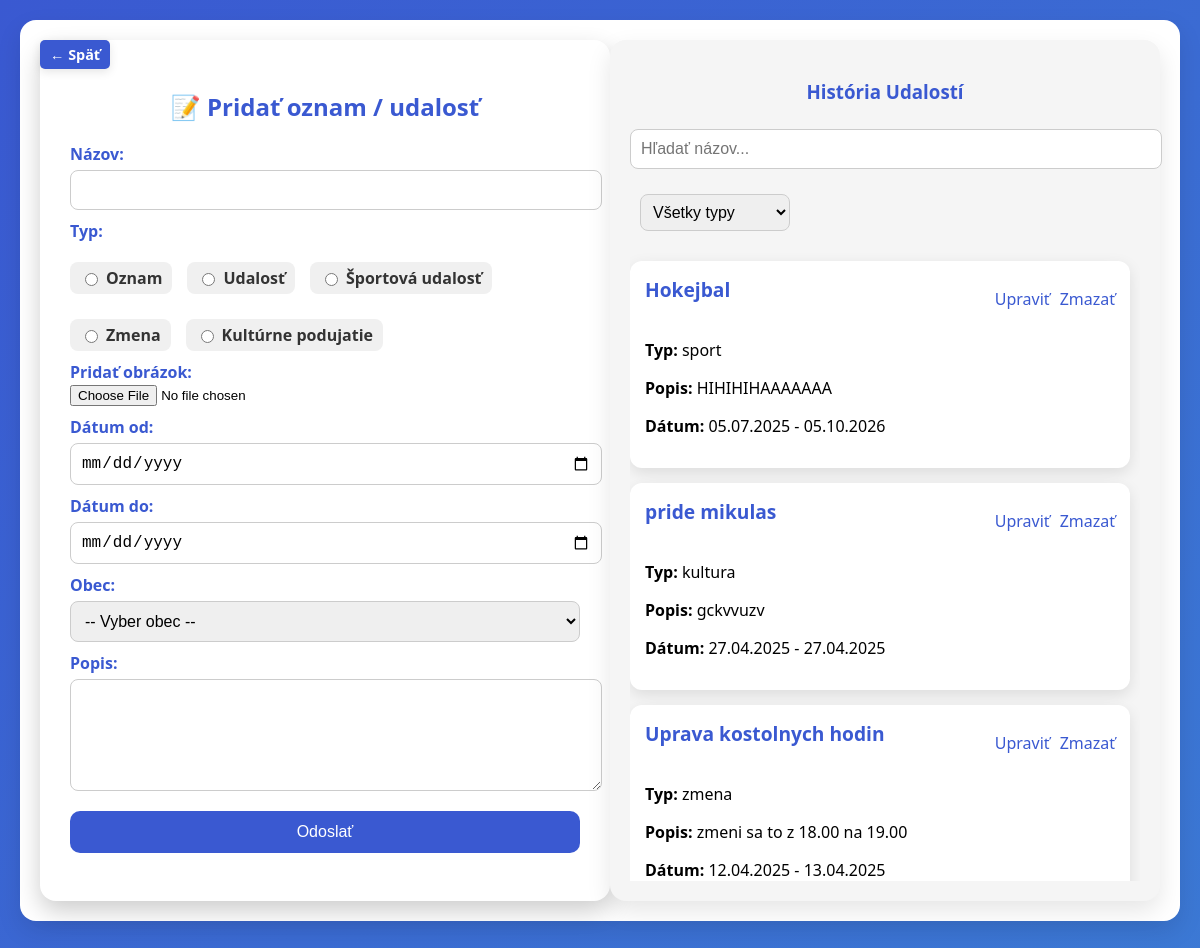
The app's page /cabinet/news.php, older data.
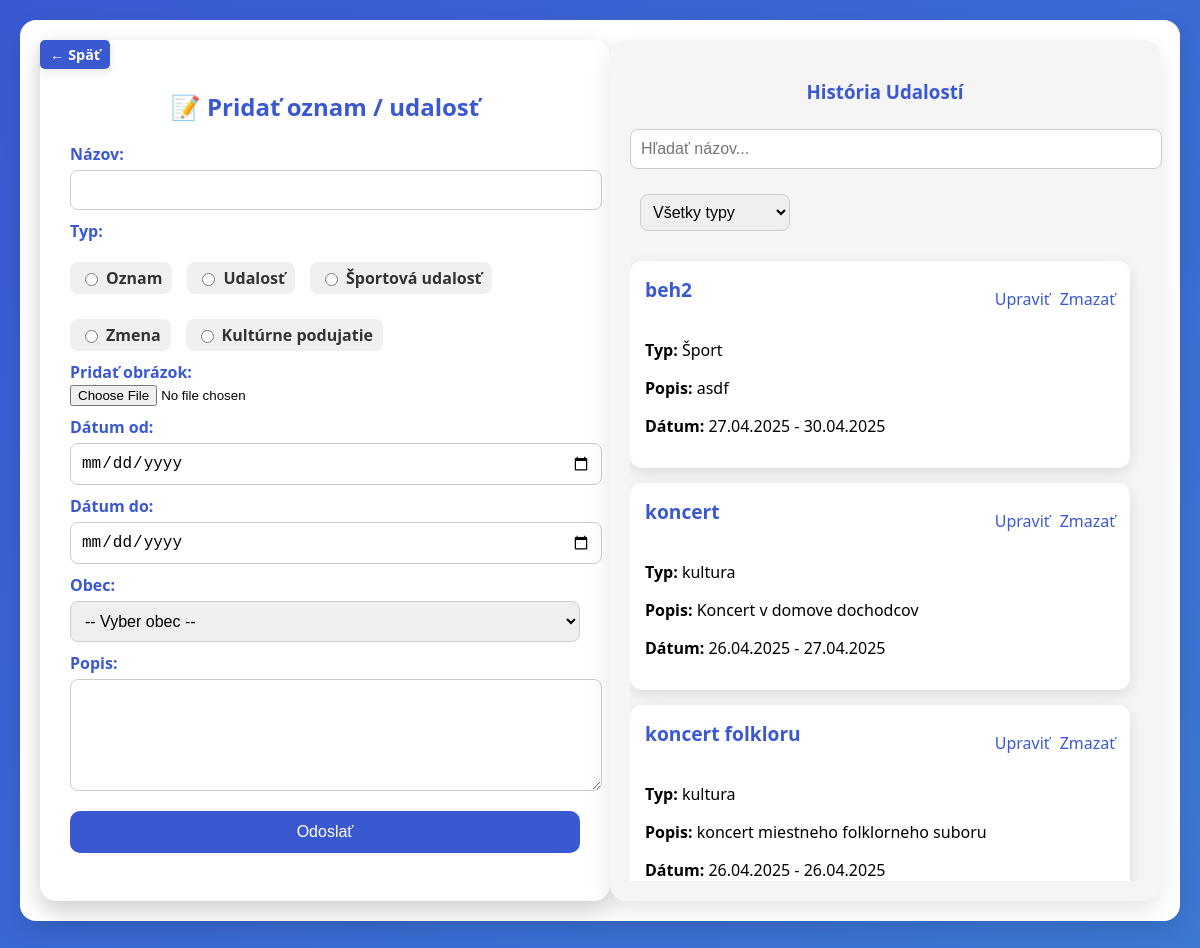
The same page, newer data.
### tables this page shows
CREATE TABLE `news` (
  `id` int(11) NOT NULL,
  `typ` varchar(100) NOT NULL,
  `nazov` varchar(200) NOT NULL,
  `text` text DEFAULT NULL,
  `obrazok` longblob DEFAULT NULL,
  `datum_od` date DEFAULT NULL,
  `datum_do` date DEFAULT NULL,
  `id_obec` int(11) DEFAULT NULL
);

### cabinet/news.php (the view, shortened to what this page needs)
<?php
include 'db.php';
$events = [];
$search = isset($_GET['search']) ? $_GET['search'] : '';
$event_type = isset($_GET['event_type']) ? $_GET['event_type'] : '';
$events_query = "SELECT id, typ, nazov, text, datum_od, datum_do, id_obec, obrazok FROM news WHERE nazov LIKE ? ";
$events_query .= "ORDER BY datum_od DESC LIMIT 10";
$stmt = $conn->prepare($events_query);
$search_param = "%$search%";
if ($event_type != '') {
    $stmt->bind_param("ss", $search_param, $event_type);
} else {
    $stmt->bind_param("s", $search_param);
}
$stmt->execute();
$result = $stmt->get_result();
if ($result->num_rows > 0) {
    while ($row = $result->fetch_assoc()) {
        $events[] = $row;
    }
}
?>
<!DOCTYPE html>
<html lang="sk">
<head>
</head>
<body>
    <div class="container">
        <a href="cabinet_menu.php" class="back-button">← Späť</a>
        <form method="post" enctype="multipart/form-data">
            <h2>📝 <?= isset($edit_event) ? 'Upraviť' : 'Pridať' ?> oznam / udalosť</h2>
            <label for="nazov">Názov:</label>
            <input type="text" id="nazov" name="nazov" value="<?= isset($edit_event) ? htmlspecialchars($edit_event['nazov']) : '' ?>" required>
            <label>Typ:</label>
            <div class="radio-group">
                <label><input type="radio" name="typ" value="oznam" <?= isset($edit_event) && $edit_event['typ'] === 'oznam' ? 'checked' : '' ?>> Oznam</label>
                <label><input type="radio" name="typ" value="udalost" <?= isset($edit_event) && $edit_event['typ'] === 'udalost' ? 'checked' : '' ?>> Udalosť</label>
                <label><input type="radio" name="typ" value="sport" <?= isset($edit_event) && $edit_event['typ'] === 'sport' ? 'checked' : '' ?>> Športová udalosť</label>
                <label><input type="radio" name="typ" value="zmena" <?= isset($edit_event) && $edit_event['typ'] === 'zmena' ? 'checked' : '' ?>> Zmena</label>
                <label><input type="radio" name="typ" value="kultura" <?= isset($edit_event) && $edit_event['typ'] === 'kultura' ? 'checked' : '' ?>> Kultúrne podujatie</label>
            </div>
            <label for="obrazok">Pridať obrázok:</label>
            <input type="file" id="obrazok" name="obrazok" accept="image/*">
            <label for="datum_od">Dátum od:</label>
            <input type="date" id="datum_od" name="datum_od" value="<?= isset($edit_event) ? $edit_event['datum_od'] : '' ?>" required>
            <label for="datum_do">Dátum do:</label>
            <input type="date" id="datum_do" name="datum_do" value="<?= isset($edit_event) ? $edit_event['datum_do'] : '' ?>" required>
            <label for="id_obec">Obec:</label>
            <select id="id_obec" name="id_obec" required>
                <option value="">-- Vyber obec --</option>
            </select>
            <label for="text">Popis:</label>
            <textarea id="text" name="text" rows="5" required><?= isset($edit_event) ? htmlspecialchars($edit_event['text']) : '' ?></textarea>
            <input type="submit" value="<?= isset($edit_event) ? 'Upraviť' : 'Odoslať' ?>">
        </form>
        <div class="history">
            <h3>História Udalostí</h3>
            <input type="text" id="search-bar" class="search-bar" placeholder="Hľadať názov..." onkeyup="searchEvents()">
            <select id="event-type" class="search-filter" onchange="searchEvents()">
                <option value="">Všetky typy</option>
            </select>
            <div class="scrollable-events">
                <div class="existing-events" id="existing-events">
                    <?php foreach ($events as $event): ?>
                        <div class="event-box">
                            <div class="event-header">
                                <h3><?= htmlspecialchars($event['nazov']) ?></h3>
                                <div class="event-actions">
                                    <a href="?edit=<?= $event['id'] ?>">Upraviť</a>
                                    <a href="?delete=<?= $event['id'] ?>" onclick="return confirm('Skutočne chcete vymazať?')">Zmazať</a>
                                </div>
                            </div>
                            <p><strong>Typ:</strong> <?= htmlspecialchars($event['typ']) ?></p>
                            <p><strong>Popis:</strong> <?= nl2br(htmlspecialchars($event['text'])) ?></p>
                            <p><strong>Dátum:</strong> <?= date('d.m.Y', strtotime($event['datum_od'])) ?> - <?= date('d.m.Y', strtotime($event['datum_do'])) ?></p>
                        </div>
                    <?php endforeach; ?>
                </div>
            </div>
        </div>
    </div>
</body>
</html>

Row changes from the older to the newer data that the page shows:
removed news: nazov "Hokejbal", typ "sport", text "HIHIHIHAAAAAAA", datum_od "05.07.2025", datum_do "05.10.2026"
removed news: nazov "pride mikulas", typ "kultura", text "gckvvuzv", datum_od "27.04.2025", datum_do "27.04.2025"
removed news: nazov "Uprava kostolnych hodin", typ "zmena", text "zmeni sa to z 18.00 na 19.00", datum_od "12.04.2025", datum_do "13.04.2025"
added news: nazov "beh2", typ "Šport", text "asdf", datum_od "27.04.2025", datum_do "30.04.2025"
added news: nazov "koncert", typ "kultura", text "Koncert v domove dochodcov", datum_od "26.04.2025", datum_do "27.04.2025"
added news: nazov "koncert folkloru", typ "kultura", text "koncert miestneho folklorneho suboru", datum_od "26.04.2025", datum_do "26.04.2025"
